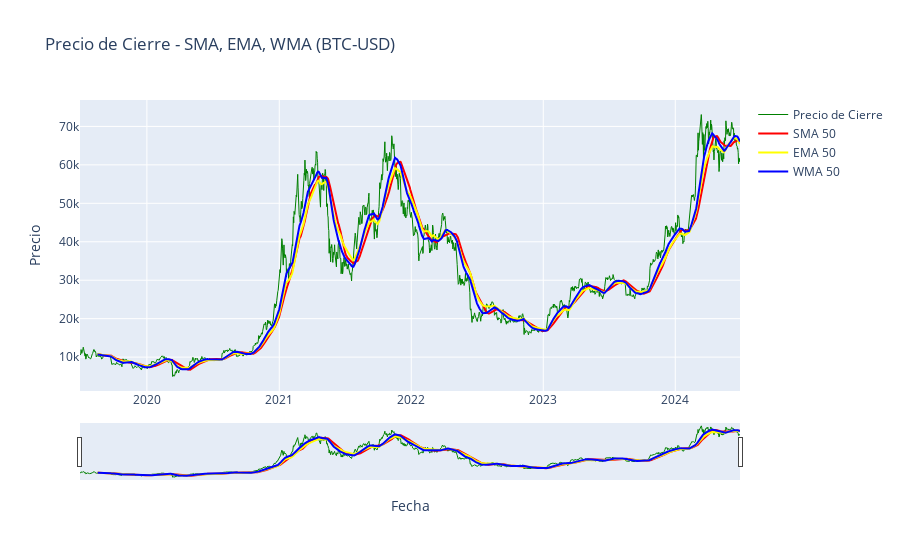

Notebook code for this chart:
### Markdown cell above
### Comparacion: SMA, EMA y WMA

### Code cell
# Crear el gráfico interactivo con Plotly
fig = go.Figure()

# Añadir serie de precios de cierre
fig.add_trace(go.Scatter(x=data.index, y=data[nombre_columna_precio], 
                         mode='lines', name='Precio de Cierre', 
                         line=dict(color='green', width=1)))

# Añadir SMA de 50 períodos
fig.add_trace(go.Scatter(x=data.index, y=data['SMA_50_ta'], 
                         mode='lines', name='SMA '+str(periodo), 
                         line=dict(color='red', width=2)))

# Añadir SMA de 50 períodos
fig.add_trace(go.Scatter(x=data.index, y=data['EMA_50_ta'], 
                         mode='lines', name='EMA '+str(periodo), 
                         line=dict(color='yellow', width=2)))

# Añadir SMA de 50 períodos
fig.add_trace(go.Scatter(x=data.index, y=data[nombre_pd_ta], 
                         mode='lines', name='WMA '+str(periodo), 
                         line=dict(color='blue', width=2)))

# Personalizar el diseño del gráfico
fig.update_layout(title=f'Precio de Cierre - SMA, EMA, WMA ({ticker_symbol})',
                  xaxis_title='Fecha',
                  yaxis_title='Precio',
                  xaxis_rangeslider_visible=True)
# Mostrar el gráfico interactivo
fig.show()

### Figure 1 — Plotly figure (JSON) as saved in the notebook; plotly's stock layout.template omitted (floating-point values rounded to 4 significant figures; data arrays with more than 128 entries replaced by an {"elided": "..."} marker saying what was removed)
{"data": [{"line": {"color": "green", "width": 1}, "mode": "lines", "name": "Precio de Cierre", "type": "scatter", "x": {"elided": "1826 str values"}, "y": {"elided": "1826 float values"}}, {"line": {"color": "red", "width": 2}, "mode": "lines", "name": "SMA 50", "type": "scatter", "x": {"elided": "1826 str values"}, "y": {"elided": "1826 float values"}}, {"line": {"color": "yellow", "width": 2}, "mode": "lines", "name": "EMA 50", "type": "scatter", "x": {"elided": "1826 str values"}, "y": {"elided": "1826 float values"}}, {"line": {"color": "blue", "width": 2}, "mode": "lines", "name": "WMA 50", "type": "scatter", "x": {"elided": "1826 str values"}, "y": {"elided": "1826 float values"}}], "layout": {"title": {"text": "Precio de Cierre - SMA, EMA, WMA (BTC-USD)"}, "xaxis": {"rangeslider": {"visible": true}, "title": {"text": "Fecha"}}, "yaxis": {"title": {"text": "Precio"}}}}
